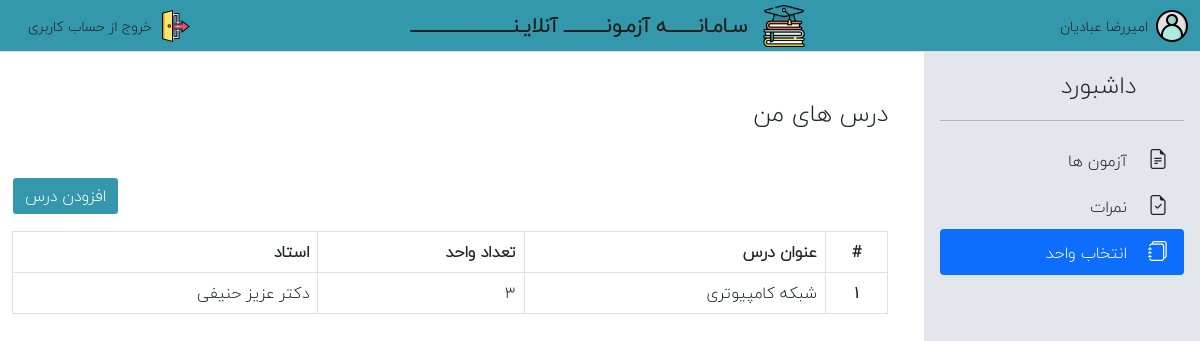
The page /student/courses (signed in) on the database its author committed.
### online_test/models.py (models this page shows, shortened)
class User(db.Model, UserMixin):
    id = db.Column(db.Integer, primary_key=True)
    name = db.Column(db.String(100), nullable=False) # Full name
    identifier = db.Column(db.String(10), nullable=False, unique=True)
    user_type = db.Column(db.String(30), default='student')
    password = db.Column(db.String(32), nullable=False)
    phone = db.Column(db.String(32))
    answers = db.relationship("Answer", backref="student")
    courses_of_teacher = db.relationship('Course', backref="teacher")
    courses_of_student = db.relationship('Course', secondary=enrolls, backref=db.backref("enrolled_students", lazy="dynamic"))
    completed_exams = db.relationship('Exam', secondary=completed_exams, backref=db.backref("completed_students", lazy="dynamic"))
    create_date = db.Column(db.DateTime, default=datetime.utcnow)
    @property
    def is_teacher(self):
        return self.user_type == 'teacher'
    @property
    def is_student(self):
        return self.user_type == 'student'

class Course(db.Model):
    id = db.Column(db.Integer, primary_key=True)
    name = db.Column(db.String(100), nullable=False)
    units = db.Column(db.Integer, default=1)
    teacher_id = db.Column(db.Integer, db.ForeignKey("user.id"))
    exams = db.relationship("Exam", backref="course")
    create_date = db.Column(db.DateTime, default=datetime.utcnow)

### online_test/routes.py (the view)
@app.route('/student/<menu_name>/<param1>')
@app.route('/student/<menu_name>')
@app.route('/student/')
@login_required
def student(menu_name=None, param1=None):
    if not menu_name: return redirect('/student/exams')
    student_template_path = os.path.join(app.instance_path.replace('instance', app.config['APP_NAME']), 'templates', 'student')
    if not os.path.isfile(os.path.join(student_template_path, menu_name+'.html')):
        return page_not_found(404)
    if not current_user.is_student:
        return forbidden403(403)
    data = {
        "courses": Course.query.filter(Course.id not in [x.id for x in current_user.courses_of_student]).all(),
    }
    exams = []
    for c in current_user.courses_of_student:
        exams += c.exams
    data["exams"] = exams
    return render_template(f"/student/{menu_name}.html", **data)

### online_test/models.py (called while the page is built)
@login_manager.user_loader
def load_user(user_id):
    return User.query.get(int(user_id))

### online_test/routes.py (called while the page is built)
@app.teardown_appcontext
def teardown_source(exception):
   return g.pop('source', None)

### online_test/templates/student/courses.html (shortened to what this page needs)
{% extends 'base.html' %}
{% block main %}
    <main class="admin_dashboard h-100">
        <div class="row m-0  h-100">
            {% with active_tab = 'courses' %}
            {% include '/student/student_sidebar.html' %}
            {% endwith %}
            <div class="col-12 col-md-9 content ms-auto">
                <article class ="" id="courses">
                    <h4 class="my-4 py-4">درس های من</h4>
                    <div class="form-group text-end mb-3">
                        <button type="button" class="btn btn-main add_new_course" data-toggle="modal" data-target="#exampleModal" data-whatever="teacher">افزودن درس</button>
                    </div>
                    {% if not current_user.courses_of_student %}
                        <div class="alert alert-primary" role="alert">
                            درسی تا به حال انتخاب نشده است.
                        </div>
                    {% else %}
                     <div>
                            <table class="table table-bordered ">
                                    <thead>
                                    <tr>
                                        <th scope="col">#</th>
                                        <th scope="col">عنوان درس</th>
                                        <th scope="col">تعداد واحد </th>
                                        <th scope="col">استاد </th>
                                    </tr>
                                    </thead>
                                    <tbody>
                                        {% for course in current_user.courses_of_student %}
                                            <tr>
                                                <th scope="row">{{ loop.index}}</th>
                                                <td>{{ course.name }}</td>
                                                <td>{{ course.units }}</td>
                                                <td> {{ course.teacher and 'دکتر '+ course.teacher.name or 'مشخص نشده' }}</td>
                                            </tr>
                                        {% endfor %}
                                    </tbody>
                                </table>
                     </div>
                    {% endif %}
                </article>
            </div>
        </div>
    </main>
{% endblock %}

### online_test/templates/navbar.html (shortened to what this page needs)
{% if current_user.is_authenticated %}
<nav class="navbar navbar-light bg-main">
  <div class="container-fluid">
    {% if current_user.is_authenticated %}
      <a class="user text-decoration-none d-none d-md-flex" href="/" >
        <img src="{{url_for('static', filename='img/user.png')}}"  alt="logout" class="d-inline-block align-text-top logout">
        <span>{{ current_user.name }}</span>
      </a>
    {% endif %}
    <a class="navbar-brand flex-grow-1 logo justify-content-center d-none d-md-flex" href="#">
      <img src="{{url_for('static', filename='img/logo.png')}}" alt="logo" class="d-inline-block align-text-top logo">
      سـامـانــــــــه آزمـونـــــــــــ آنلایـنـــــــــــــــــــــــــــ
    </a>
    {% if current_user.is_authenticated %}
      <a class="logout text-decoration-none d-none d-md-flex"  href="/logout" >
        <img src="{{url_for('static', filename='img/logout.png')}}"  alt="logout" class="d-inline-block align-text-top logout">
        <span>خروج از  حساب کاربری</span>
      </a>
    {% endif %}
  </div>
</nav>
{% endif %}

### online_test/static/css/master.css (style rules this page uses)
* { font-family: IRANYekan; }
a { text-decoration: none; }
body { height: calc(100vh - 61px); padding-top: 52px; }
.row { margin-left: 0; margin-right: 0; }
td, th { white-space: nowrap; }
nav.navbar { padding: 0; border-bottom: 1px solid #ddd; position: fixed; width: 100%; left: 0; top: 0; z-index: 1; height: 52px; }
nav.navbar a { display: flex; align-items: center; color: #201F1F !important; }
nav.navbar a.logo { font-weight: 900; }
nav.navbar a.user, nav.navbar a.logout { width: 180px; font-size: 14px; }
nav.navbar img.logo { width: 42px; height: 42px; margin-left: 16px; }
nav.navbar img.logout { width: 32px; height: 32px; margin-left: 8px; }
table tr > th:nth-of-type(1) { text-align: center; }

### rows shown on the page
User: name "امیررضا عبادیان"
Course: name "شبکه کامپیوتری", units "3", name "دکتر عزیز حنیفی"
